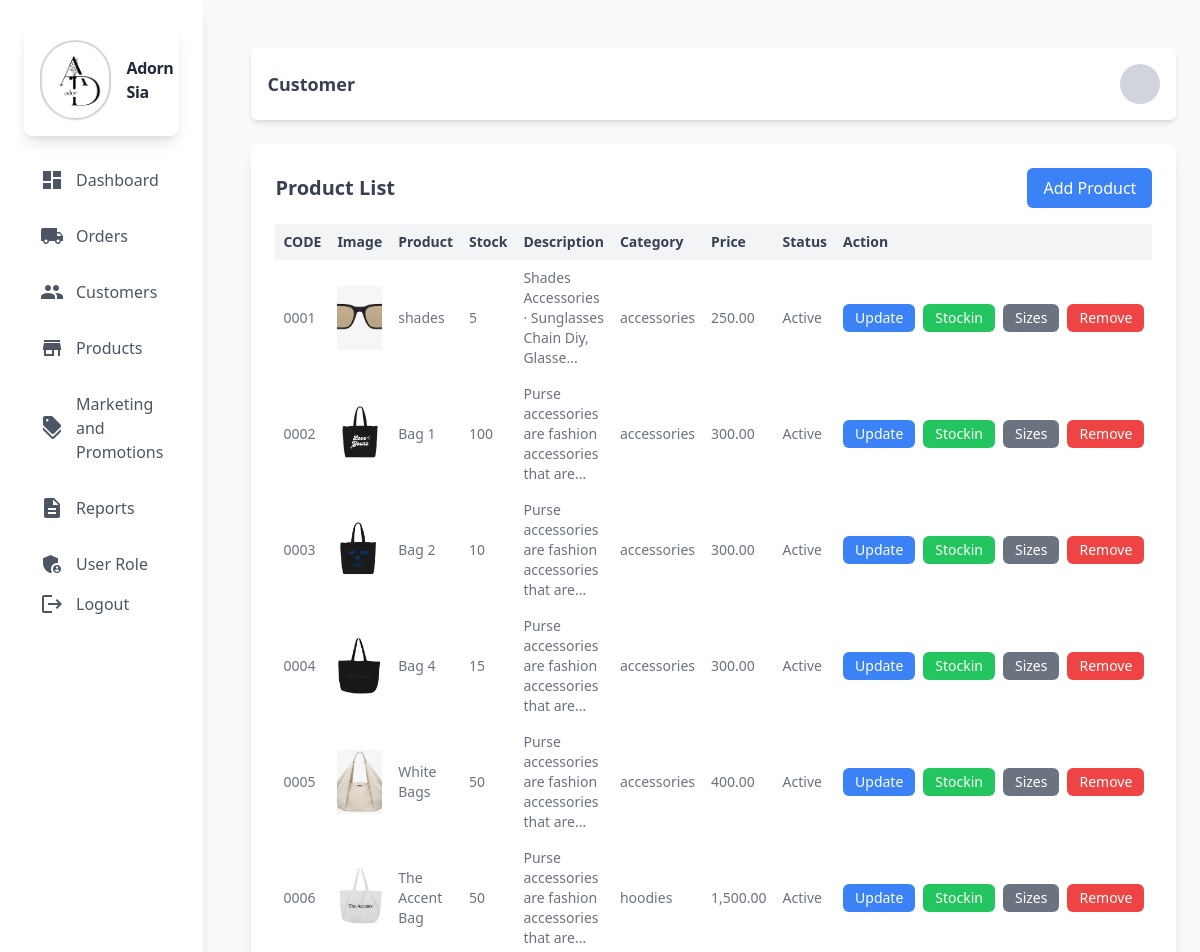
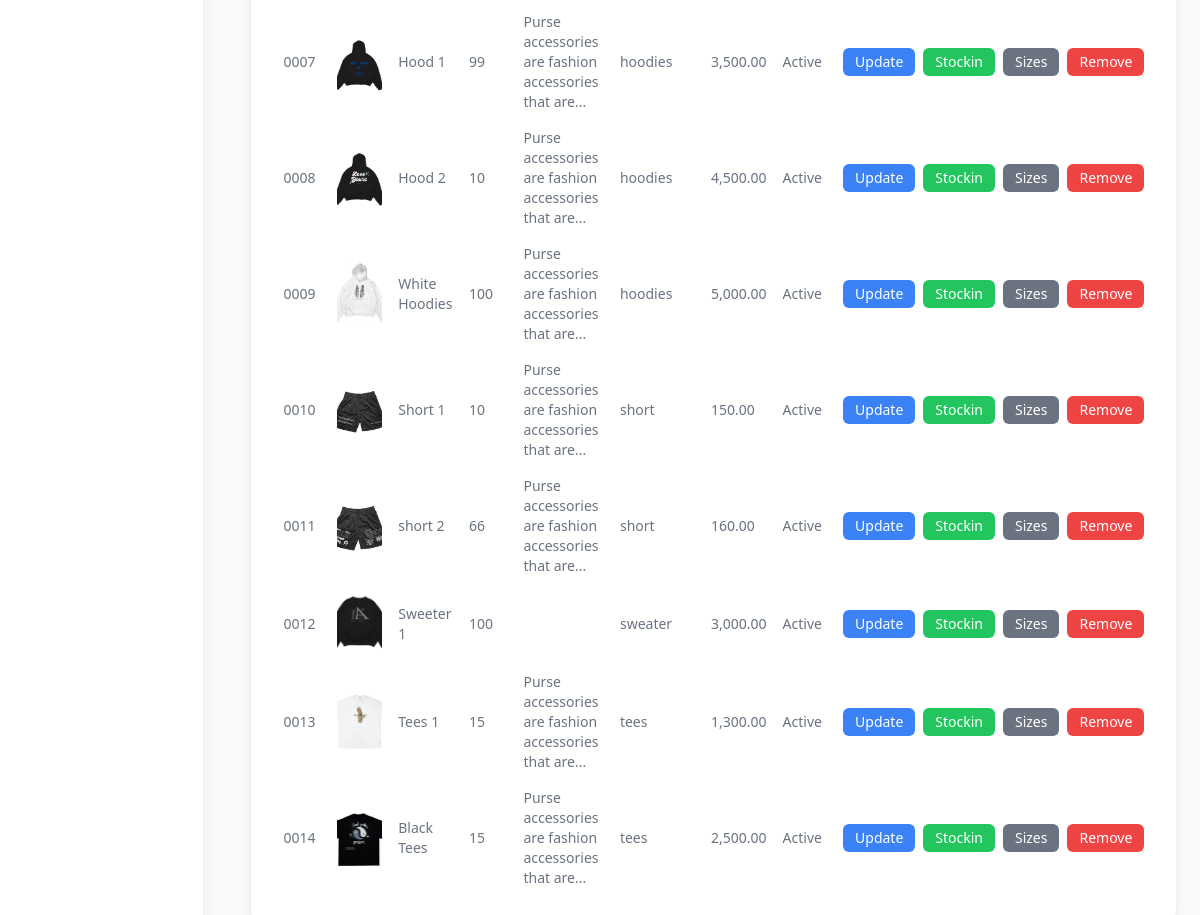
Before: /admin/product.php with the older database file (2 pictures, top to bottom).
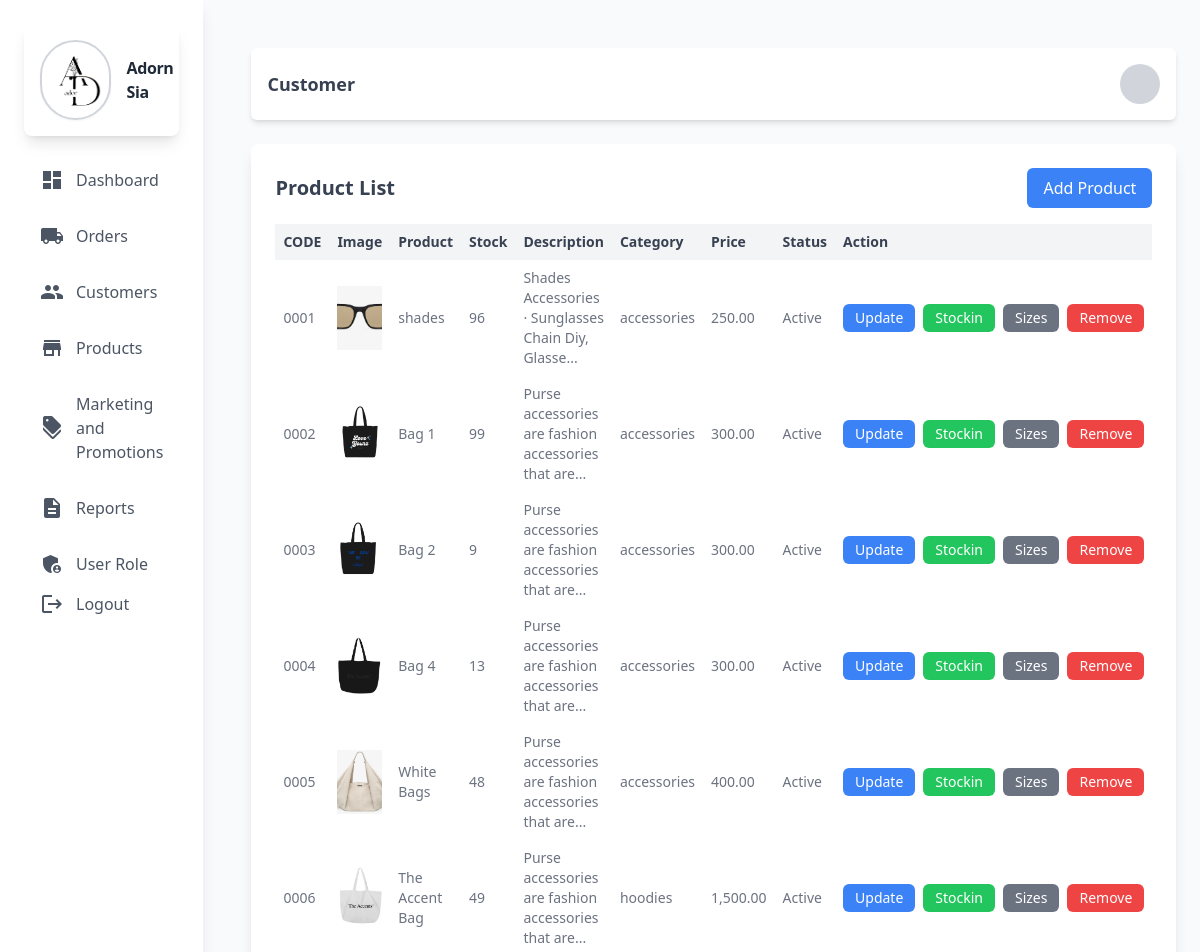
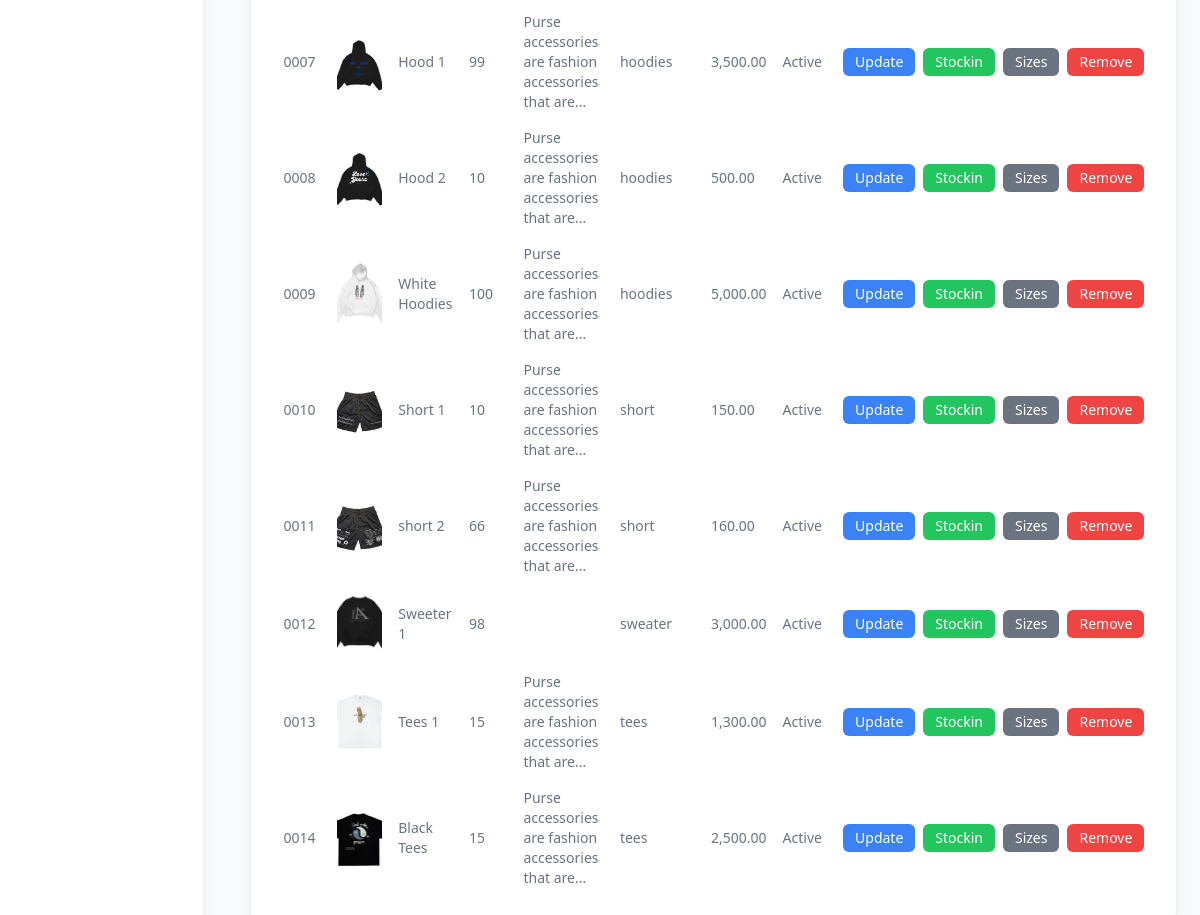
After: the same page with the newer database file (2 pictures, top to bottom).
### tables this page shows
CREATE TABLE `product` (
  `prod_id` int(11) NOT NULL,
  `prod_code` varchar(60) NOT NULL,
  `prod_name` varchar(60) NOT NULL,
  `prod_currprice` decimal(10,2) NOT NULL,
  `prod_category_id` int(11) NOT NULL,
  `prod_critical` int(11) NOT NULL,
  `prod_description` text NOT NULL,
  `prod_promo_id` int(11) DEFAULT NULL,
  `prod_image` varchar(255) NOT NULL,
  `prod_added` datetime NOT NULL,
  `prod_status` int(11) NOT NULL DEFAULT 1 COMMENT '0=Not Active,\r\n1=Active,\r\n3=Archive',
  `product_stocks` int(11) NOT NULL
);

CREATE TABLE `category` (
  `category_id` int(11) NOT NULL,
  `category_name` varchar(60) NOT NULL,
  `category_description` text NOT NULL,
  `status` int(11) NOT NULL DEFAULT 1 COMMENT '0=InActive 1=Active'
);

### admin/backend/db.php (called while the page is built, shortened)
<?php
class db_connect
{
    public $host = db_host;
    public $user = db_user;
    public $pass = db_pass;
    public $name = db_name;
    public function connect()
    {
        try {
            $this->conn = new mysqli($this->host, $this->user, $this->pass, $this->name);
        } catch (\Throwable $th) {
            header("Location:setup.php");
        }
    }
}

### admin/backend/class.php (called while the page is built, shortened)
<?php
include ('db.php');
class global_class extends db_connect
{
    public function fetch_all_product(){
        $query = $this->conn->prepare("SELECT *
        FROM `product`
        LEFT JOIN category
        ON product.prod_category_id = category.category_id");
        if ($query->execute()) {
            $result = $query->get_result();
            return $result;
        }
    }
}

### admin/backend/end-points/product_list.php (the view)
<?php
$fetch_all_product = $db->fetch_all_product();
if (!empty($fetch_all_product)) {
    foreach ($fetch_all_product as $product):
        $status = ($product['prod_status'] > 0) ? "Active" : "Not Active";
        $image_path = !empty($product['prod_image']) ? "../upload/{$product['prod_image']}" : 'images/default.png';
?>
<tr>
    <td class="p-2"><?php echo $product['prod_code']; ?></td>
    <td class="p-2">
        <img src="<?php echo $image_path; ?>" alt="<?php echo htmlspecialchars($product['prod_name']); ?>" class="w-16 h-16 object-cover">
    </td>
    <td class="p-2"><?php echo $product['prod_name']; ?></td>
    <td class="p-2"><?php echo $product['product_stocks']; ?></td>
    <td class="p-2"><?php echo strlen($product['prod_description']) > 50 ? substr($product['prod_description'], 0, 50) . '...' : $product['prod_description']; ?></td>
    <td class="p-2"><?php echo $product['category_name']; ?></td>
    <td class="p-2"><?php echo number_format($product['prod_currprice'], 2); ?></td>
    <td class="p-2"><?php echo $status; ?></td>
    <td class="p-2">
        <div class="flex space-x-2 overflow-x-auto max-w-full whitespace-nowrap">
            <button class="bg-blue-500 text-white py-1 px-3 rounded-md
            updateProductToggler"
            data-prod_id="<?=$product['prod_id']?>"
             data-prod_code="<?=$product['prod_code']?>"
             data-prod_name="<?=$product['prod_name']?>"
             data-prod_currprice="<?=$product['prod_currprice']?>"
             data-prod_category_id="<?=$product['prod_category_id']?>"
             data-prod_critical="<?=$product['prod_critical']?>"
             data-prod_description="<?=$product['prod_description']?>"
             data-prod_promo_id="<?=$product['prod_promo_id']?>"
             >Update</button>
            <button class="bg-green-500 text-white py-1 px-3 rounded-md stockInToggler"
            data-product_stocks="<?=$product['product_stocks']?>"
            data-prod_id="<?=$product['prod_id']?>"
            data-prod_name="<?=$product['prod_name']?>"
            >Stockin</button>
            <button class="bg-gray-500 text-white py-1 px-3 rounded-md">Sizes</button>
            <button class="bg-red-500 text-white py-1 px-3 rounded-md">Remove</button>
        </div>
    </td>
</tr>
<?php
    endforeach;
} else { ?>
    <tr>
        <td colspan="8" class="p-2 text-center">No Record found.</td>
    </tr>
<?php } ?>

Changed rows visible on the page:
changed product "shades": product_stocks "5" → "96"
changed product "Bag 1": product_stocks "100" → "99"
changed product "Bag 2": product_stocks "10" → "9"
changed product "Bag 4": product_stocks "15" → "13"
changed product "White Bags": product_stocks "50" → "48"
changed product "The Accent Bag": product_stocks "50" → "49"
changed product "Hood 2": prod_currprice "4,500.00" → "500.00"
changed product "Sweeter 1": product_stocks "100" → "98"
